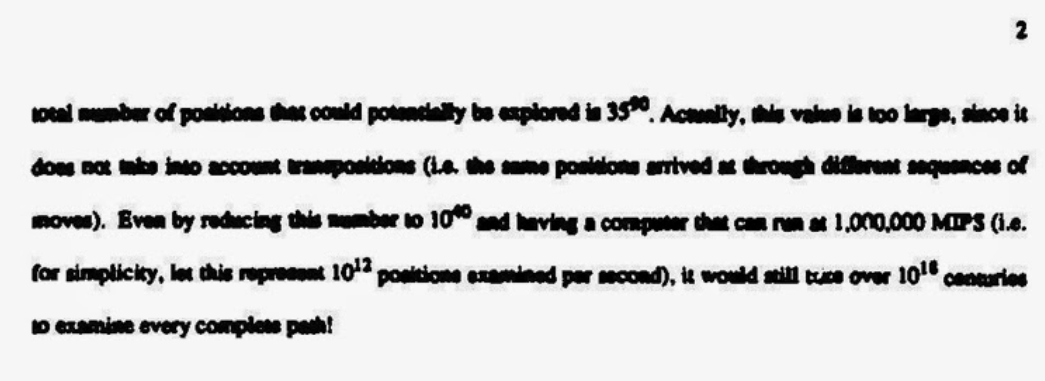
#> input picture Tarea07_MartinezPaola_PDI/image.png, 1045 x 381 px; its folder holds only this picture in this run
$ python -i Erosion.py   (imports and definitions only)
#> lines starting #> are read from the running program, lines starting #| are printed output that depends on the picture
from tkinter import *
from tkinter import filedialog
from PIL import Image, ImageTk
import cv2
import imutils
import numpy as np

# Configurar la ventana principal
# [2 lines not run here, left out]

# Variables globales
image = None
filtered_image = None
image_pillow = None

# Función para elegir una imagen
def elegir_imagen():
    global image, image_pillow, filtered_image

    # Especificar los tipos de archivos, para elegir solo imágenes
    path_image = filedialog.askopenfilename(filetypes=[("Imagen", "*.jpeg;*.png;*.jpg")])
#> the answer given: image.png

    if len(path_image) > 0:
        # Leer la imagen de entrada y redimensionarla
        image = cv2.imread(path_image)
#> image is the input picture: shape (381, 1045, 3); mean B, G, R 215.7, 215.7, 215.7
        image = imutils.resize(image, height=380)
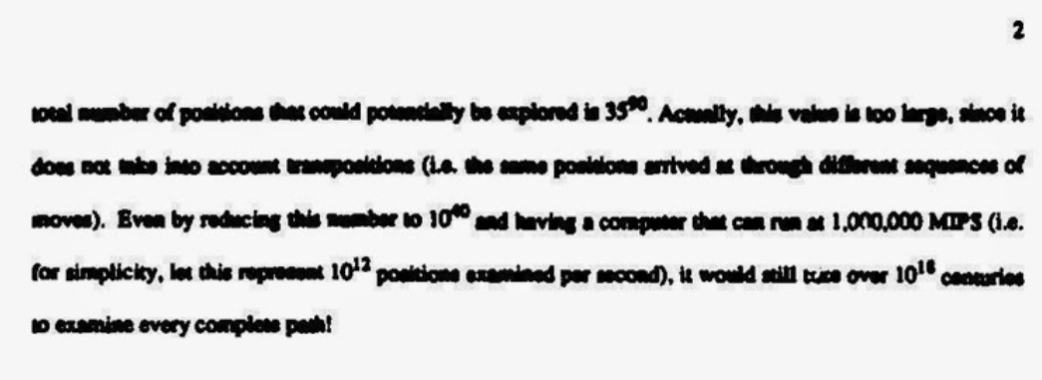
#> image: shape (380, 1042, 3); mean B, G, R 215.7, 215.7, 215.7
        filtered_image = image.copy()  # Crear una copia para procesar filtros

        # Convertir la imagen de OpenCV a Pillow para mostrar
        mostrar_imagen(image)

# Función para mostrar imágenes en el label
def mostrar_imagen(img):
    global image_pillow

    imageToShow = imutils.resize(img, width=380)
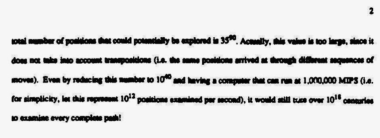
#> imageToShow: shape (138, 380, 3); min 0, max 250, mean 215.7
    imageToShow = cv2.cvtColor(imageToShow, cv2.COLOR_BGR2RGB)
    image_pillow = Image.fromarray(imageToShow)
    img_tk = ImageTk.PhotoImage(image=image_pillow)

#> (the run stopped early here; a loop or call above may not have finished)
